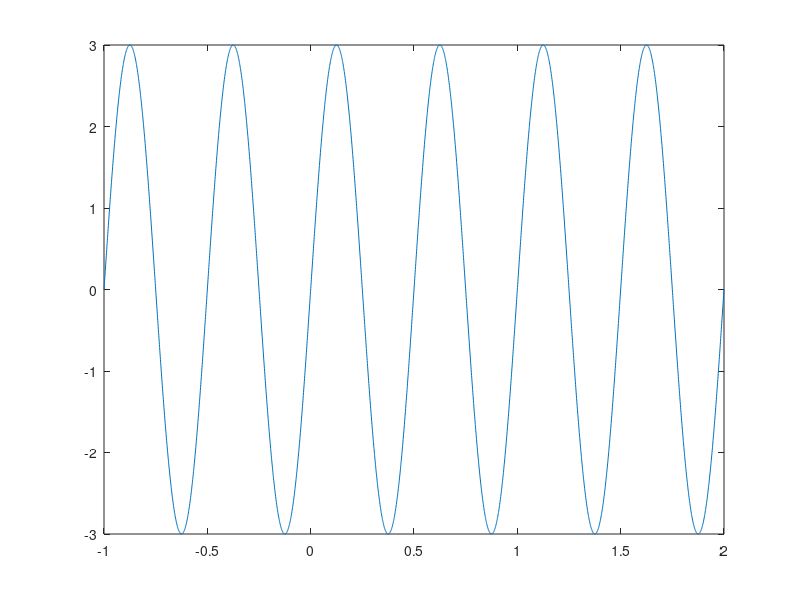

The MATLAB script that drew this image:
t = linspace(-1, 2, 3000);

% function y_value = sinyal(t)
%     y_value = 3 * sin(4 * pi * t);
% end
% 
% y = sinyal(t);

y = 3 * sin(4 * pi * t);
plot(t, y);